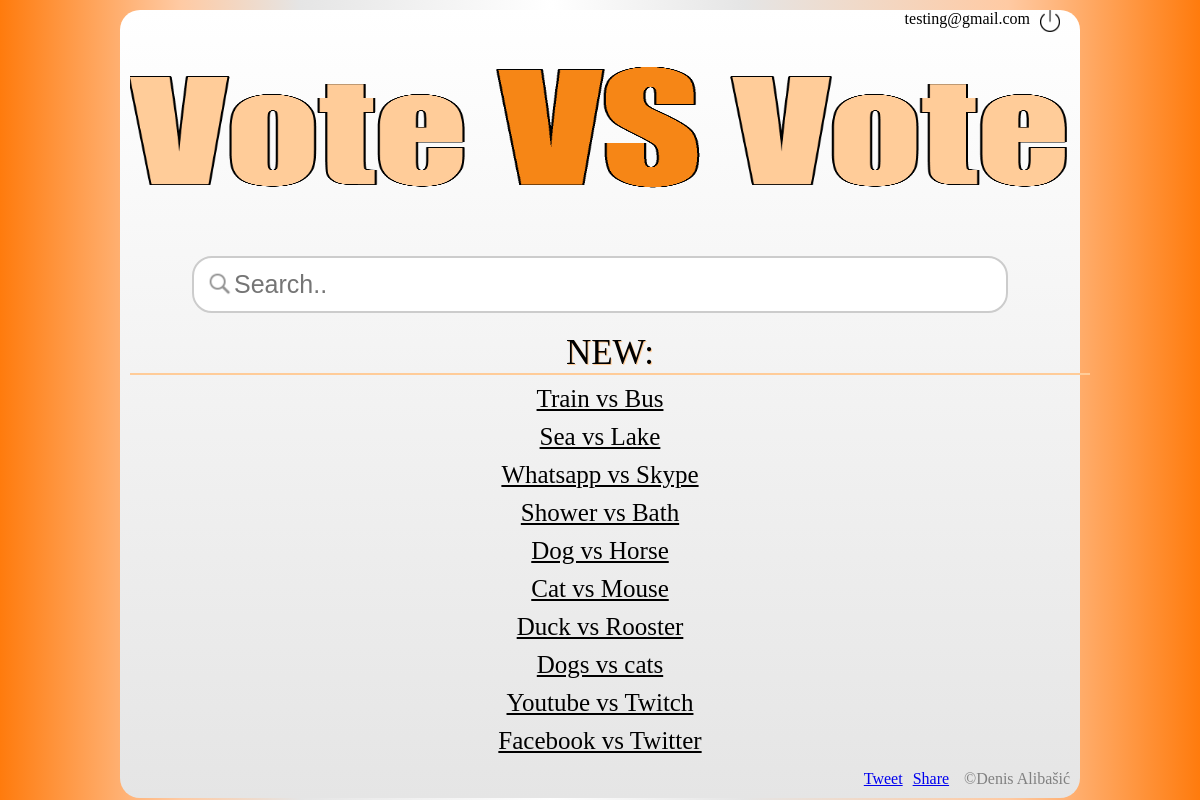
Screenshot of / (signed in) with the database file from the repository.
### tables this page shows
CREATE TABLE `sadrzaj` (
  `id` int(11) NOT NULL,
  `naslov` varchar(255) DEFAULT NULL,
  `naziv1` varchar(255) DEFAULT NULL,
  `naziv2` varchar(255) DEFAULT NULL,
  `path1` varchar(255) DEFAULT NULL,
  `path2` varchar(255) DEFAULT NULL,
  `opis1` text NOT NULL,
  `opis2` text NOT NULL,
  `link1` varchar(255) DEFAULT NULL,
  `link2` varchar(255) DEFAULT NULL,
  `time` timestamp NOT NULL DEFAULT CURRENT_TIMESTAMP ON UPDATE CURRENT_TIMESTAMP
);

### index.php (the view, shortened to what this page needs)
<!DOCTYPE HTML>
<html>
<head>
<link rel="stylesheet" type="text/css" href="css/dizajn.css">
</head>
<body>
	<main>
	<div id="headerColor">
		<header>
			<div id="user"><img onclick="window.location.href='php/stop.php'" id="userLogout" src="images/logout.png"/><p id="user"><?php echo $_SESSION['email'] ?></p></div>
			<a id="news" href="index.php"><img id="header" src="images/header.png" alt="vote vs vote" title="vote vs vote"/></a>
			<form id="searchForm" action="" method="POST">
				<input id="search" type="text" name="search" placeholder="Search.."/>
			</form>
		</header>
	</div>
		<section>
			<?php
	require('php/connect.php');
				$query = "SELECT *
							FROM sadrzaj
							order by time desc
							limit 0,10;";
				$result = mysqli_query($db_server,$query);
				echo "<p class=news>New:</p>";
				while($row = mysqli_fetch_array($result)){
				?>
				<p class="expand"><?php echo $row['naslov'];?></p>
				<?php } ?>
		</section>
	<footer>
	<p id="footer">©Denis Alibašić</p>
	<div class="fb-share-button" data-href="https://www.votevsvote.com" data-layout="button" data-mobile-iframe="false"><a class="fb-xfbml-parse-ignore" target="_blank" href="https://www.facebook.com/sharer/sharer.php?u=https%3A%2F%2Fwww.votevsvote.com%2F&amp;src=sdkpreparse">Share</a></div>
	<div class="twitter"><a class="twitter-share-button" href="https://twitter.com/intent/tweet"> Tweet</a></div>
	</footer>
	</main>
</body>
</html>

### css/dizajn.css (style rules this page uses)
* { margin:0;padding:0; }
html { height: 100%;min-height: 100%; }
body { min-width:510px; background: rgb(255,123,13); background: -moz-linear-gradient(left, rgba(255,123,13,1) 0%, rgba(255,202,163,1) 15%, rgba(229,229,229,1) 25%, rgba(255,255,255,1) 46%, rgba(229,229,229,1) 62%, rgba(255,202,163,1) 84%, rgba(255,123,13,1) 100%); background: -webkit-linear-gradient(left, rgba(255,123,13,1) 0%,rgba(255,202,163,1) 15%,rgba(229,229,229,1) 25%,rgba(255,255,255,1) 46%,rgba(229,229,229,1) 62%,rgba(255,202,163,1) 84%,rgba(255,123,13,1) 100%); background: linear-gradient(to right, rgba(255,123,13,1) 0%,rgba(255,202,163,1) 15%,rgba(229,229,229,1) 25%,rgba(255,255,255,1) 46%,rgba(229,229,229,1) 62%,rgba(255,202,163,1) 84%,rgba(255,123,13,1) 100%); filter: progid:DXImageTransform.Microsoft.gradient( startColorstr='#ff7b0d', endColorstr='#ff7b0d',GradientType=1 ); }
main { width:80%;margin:0 auto;background-size: 100% 100%;background-repeat: no-repeat;border-radius:20px;-moz-border-radius:20px;-webkit-border-radius: 20px; background: rgb(255,255,255); background: -moz-linear-gradient(top, rgba(255,255,255,1) 0%, rgba(229,229,229,1) 100%); background: -webkit-linear-gradient(top, rgba(255,255,255,1) 0%,rgba(229,229,229,1) 100%); background: linear-gradient(to bottom, rgba(255,255,255,1) 0%,rgba(229,229,229,1) 100%); filter: progid:DXImageTransform.Microsoft.gradient( startColorstr='#ffffff', endColorstr='#e5e5e5',GradientType=0 ); }
header { width:100%;margin:0 auto;margin-top:10px; }
#header { width:98%;height:200px;margin-left:1%;margin-right:1%; }
form { text-align:center;margin-top:10px;padding:10px; }
input#search { width:80%;border-radius:20px;-moz-border-radius:20px;-webkit-border-radius: 20px;padding: 12px 20px 12px 40px;font-size:25px;background-color: white;background-image: url('../images/search.png');background-size: 30px 30px;background-repeat: no-repeat;background-position: 10px 10px;border: 2px solid #ccc;-webkit-transition: width 0.4s ease-in-out;transition: width 0.4s ease-in-out; }
div#user { margin:10px; }
p#user { float:right; }
#userLogout { float:right;width:20px;margin:0px 10px 0px 10px; }
section { width:100%;margin:0 auto; }
p.expand { font-size:25px;text-decoration:underline;width:100%;text-align:center;margin:10px 0px 5px 0px; }
p.news { text-align:center;font-size:35px;margin:10px;text-shadow: 1px 1px #ffcc99;width:100%;text-transform:uppercase;border-bottom:2px solid #ffcc99; }
div.fb-share-button,div.twitter,div.tumblr,div.linkedin { float:right;margin:10px 5px 10px 5px; }
p#footer { color:gray;float:right;margin:10px; }

### rows the page displays
sadrzaj: naslov "Train vs Bus"
sadrzaj: naslov "Sea vs Lake"
sadrzaj: naslov "Whatsapp vs Skype"
sadrzaj: naslov "Shower vs Bath"
sadrzaj: naslov "Dog vs Horse"
sadrzaj: naslov "Cat vs Mouse"
sadrzaj: naslov "Duck vs Rooster"
sadrzaj: naslov "Dogs vs cats"
sadrzaj: naslov "Youtube vs Twitch"
sadrzaj: naslov "Facebook vs Twitter"

### other values shown
$_SESSION['email'] "testing@gmail.com"
